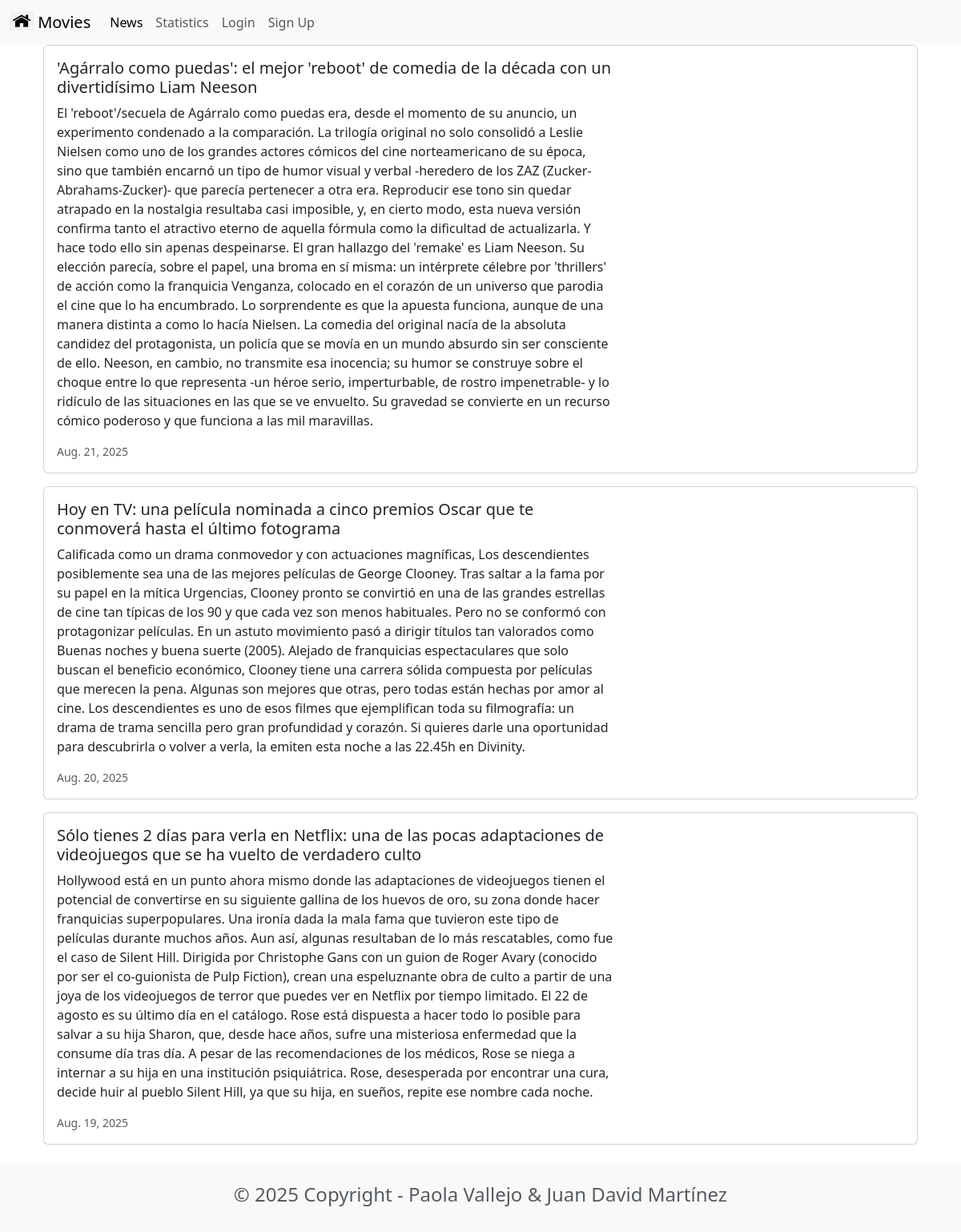
Page /news/ on the committed database.
### news/models.py (models this page shows, shortened)
class News(models.Model):
    headline = models.CharField(max_length=200)
    body = models.TextField()
    date = models.DateField()

### news/views.py (the view)
# urls.py: path('news/', include('news.urls')),
def news(request):
    newss = News.objects.all().order_by('-date')
    return render(request, 'news.html', {'newss': newss})

### news/templates/news.html
{% extends 'base.html' %}
{% block content %}
<div class="container">
    {% for news in newss %}
    <div class="card mb-3">
        <div class="row g-0">
            <div class="col-md-8">
                <div class="card-body">
                    <h5 class="card-title">{{ news.headline }}</h5>
                    <p class="card-text">{{ news.body }}</p>
                    <p class="card-text"><small class="text-muted">{{ news.date }}</small></p>
                </div>
            </div>
        </div>
    </div>
    {% endfor %}
</div>
{% endblock content %}

### rows in the picture
News: headline "'Agárralo como puedas': el mejor 'reboot' de comedia de la década con un divertidísimo Liam Neeson", body "El 'reboot'/secuela de Agárralo como puedas era, desde el momento de su anuncio, un experimento condenado a la comparación. La trilogía original no solo consolidó a Leslie Nielsen como uno de los grandes actores cómicos del cine norteamericano de su época, sino que también encarnó un tipo de humor visual y verbal -heredero de los ZAZ (Zucker-Abrahams-Zucker)- que parecía pertenecer a otra era. Reproducir ese tono sin quedar atrapado en la nostalgia resultaba casi imposible, y, en cierto modo, esta nueva versión confirma tanto el atractivo eterno de aquella fórmula como la dificultad de actualizarla. Y hace todo ello sin apenas despeinarse. El gran hallazgo del 'remake' es Liam Neeson. Su…", date "Aug. 21, 2025"
News: headline "Hoy en TV: una película nominada a cinco premios Oscar que te conmoverá hasta el último fotograma", body "Calificada como un drama conmovedor y con actuaciones magníficas, Los descendientes posiblemente sea una de las mejores películas de George Clooney. Tras saltar a la fama por su papel en la mítica Urgencias, Clooney pronto se convirtió en una de las grandes estrellas de cine tan típicas de los 90 y que cada vez son menos habituales. Pero no se conformó con protagonizar películas. En un astuto movimiento pasó a dirigir títulos tan valorados como Buenas noches y buena suerte (2005). Alejado de franquicias espectaculares que solo buscan el beneficio económico, Clooney tiene una carrera sólida compuesta por películas que merecen la pena. Algunas son mejores que otras, pero todas están hechas…", date "Aug. 20, 2025"
News: headline "Sólo tienes 2 días para verla en Netflix: una de las pocas adaptaciones de videojuegos que se ha vuelto de verdadero culto", body "Hollywood está en un punto ahora mismo donde las adaptaciones de videojuegos tienen el potencial de convertirse en su siguiente gallina de los huevos de oro, su zona donde hacer franquicias superpopulares. Una ironía dada la mala fama que tuvieron este tipo de películas durante muchos años. Aun así, algunas resultaban de lo más rescatables, como fue el caso de Silent Hill. Dirigida por Christophe Gans con un guion de Roger Avary (conocido por ser el co-guionista de Pulp Fiction), crean una espeluznante obra de culto a partir de una joya de los videojuegos de terror que puedes ver en Netflix por tiempo limitado. El 22 de agosto es su último día en el catálogo. Rose está dispuesta a hacer…", date "Aug. 19, 2025"
